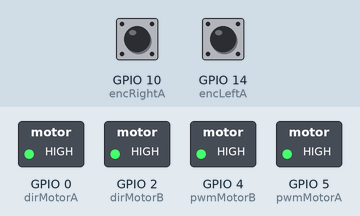
Bench run of a sketch on a simulated ESP8266 (NodeMCU). Shown: switched loads named in the sketch (green lamp = pin HIGH). Inputs (shaded band) come from the test bench; at power-on: GPIO 10 (encRightA) HIGH, GPIO 14 (encLeftA) HIGH. What the sketch prints to the serial monitor is not drawn.

Above: at 0.1 s.
Timing chart, 0 to 1.6 s (numbered marks = the images above):
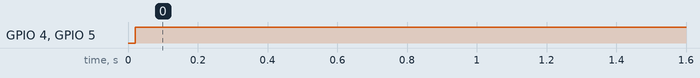

The sketch:

PID-with-imbalance_Followers.ino
```cpp
#include <Arduino.h>
#include <math.h>
#define GEAR_RATIO 100
#define PPR 7

//ENCODER
volatile long pulseCountLeft  = 0;
volatile long pulseCountRight = 0;

const byte encLeftA  = 14;
const byte encLeftB  = 12;
const byte encRightA = 10;
const byte encRightB = 13;

//MOTOR
const int pwmMotorA = 5;
const int pwmMotorB = 4;
const int dirMotorA = 0;
const int dirMotorB = 2;

//TARGET
float baseRPM = 50.0;
float targetRPM_L = 50.0;
float targetRPM_R = 50.0;

//PID PARAM
double KpL = 3.55, KiL = 0.06, KdL = 0.02;
double KpR = 3.90, KiR = 0.06,  KdR = 0.02;

//PID STATE
double errL, errR;
double lastErrL = 0, lastErrR = 0;
double intL = 0, intR = 0;

double dRPM_fuzzy = 0;

const unsigned long Ts = 20;
float dt = Ts / 1000.0;
unsigned long lastTime = 0;

long lastLeft = 0, lastRight = 0;
int pwmL = 0, pwmR = 0;

float rpmPID_L = 0, rpmPID_R = 0;
float rpmFuzzy_L = 0, rpmFuzzy_R = 0;

void ICACHE_RAM_ATTR isrLeftA() {
  pulseCountLeft += digitalRead(encLeftB) ? 1 : -1;
}
void ICACHE_RAM_ATTR isrRightA() {
  pulseCountRight += digitalRead(encRightB) ? 1 : -1;
}

double fuzzyBalanceRPM(double diff) {
  double a = abs(diff);

  if (a > 15)      return 4.0;
  else if (a > 8)  return 2.5;
  else if (a > 3)  return 1.0;
  else             return 0.0;
}

void setup() {
  Serial.begin(115200);

  pinMode(encLeftA, INPUT_PULLUP);
  pinMode(encLeftB, INPUT_PULLUP);
  pinMode(encRightA, INPUT_PULLUP);
  pinMode(encRightB, INPUT_PULLUP);

  pinMode(pwmMotorA, OUTPUT);
  pinMode(pwmMotorB, OUTPUT);
  pinMode(dirMotorA, OUTPUT);
  pinMode(dirMotorB, OUTPUT);

  digitalWrite(dirMotorA, HIGH);
  digitalWrite(dirMotorB, HIGH);

  attachInterrupt(digitalPinToInterrupt(encLeftA),  isrLeftA,  RISING);
  attachInterrupt(digitalPinToInterrupt(encRightA), isrRightA, RISING);

  Serial.println("PID -> FUZZY RPM BALANCE");
}

void loop() {
  unsigned long now = millis();
  if (now - lastTime < Ts) return;
  lastTime = now;

  noInterrupts();
  long L = pulseCountLeft;
  long R = pulseCountRight;
  interrupts();

  long dL = L - lastLeft;
  long dR = R - lastRight;

  float rpmL = (dL / dt) * 60.0 / (PPR * GEAR_RATIO);
  float rpmR = (dR / dt) * 60.0 / (PPR * GEAR_RATIO);

  rpmPID_L = rpmL;
  rpmPID_R = rpmR;

  double rpmDiff = rpmPID_L - rpmPID_R;
  dRPM_fuzzy = fuzzyBalanceRPM(rpmDiff);

  if (rpmDiff > 0) {
    targetRPM_L = baseRPM - dRPM_fuzzy;
    targetRPM_R = baseRPM + dRPM_fuzzy;
  } else {
    targetRPM_L = baseRPM + dRPM_fuzzy;
    targetRPM_R = baseRPM - dRPM_fuzzy;
  }

  rpmFuzzy_L = targetRPM_L;
  rpmFuzzy_R = targetRPM_R;

  errL = targetRPM_L - rpmPID_L;
  errR = targetRPM_R - rpmPID_R;

  intL += errL * dt;
  intR += errR * dt;

  double outL = KpL * errL + KiL * intL + KdL * ((errL - lastErrL) / dt);
  double outR = KpR * errR + KiR * intR + KdR * ((errR - lastErrR) / dt);

  pwmL = constrain((outL / 125.0) * 255, 40, 255);
  pwmR = constrain((outR / 125.0) * 255, 40, 255);

  analogWrite(pwmMotorA, pwmL);
  analogWrite(pwmMotorB, pwmR);

  Serial.print("RPM_PID_L=");
  Serial.print(rpmPID_L, 1);
  Serial.print(" | RPM_PID_R=");
  Serial.print(rpmPID_R, 1);
  Serial.print(" || RPM_FUZZY_L=");
  Serial.print(rpmFuzzy_L, 1);
  Serial.print(" | RPM_FUZZY_R=");
  Serial.println(rpmFuzzy_R, 1);

  lastLeft = L;
  lastRight = R;
  lastErrL = errL;
  lastErrR = errR;
}
```

Measured:
- by itself, GPIO 4 (pwmMotorB), GPIO 5 (pwmMotorA): LOW → HIGH at 0.02 s
